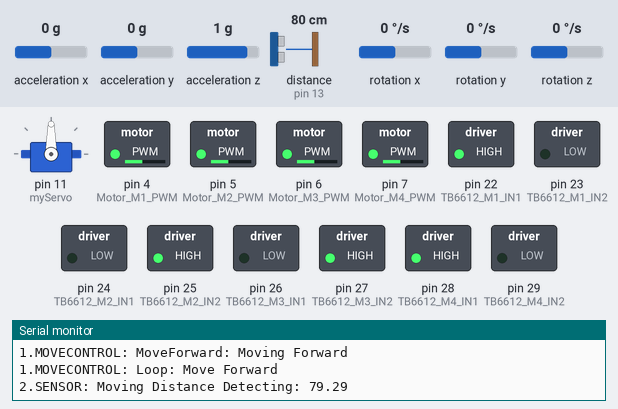
Simulated run of this sketch. Board: Arduino Mega 2560, built with avr-gcc and run on an emulated ATmega2560. On the bench: servo, switched loads named in the sketch (green lamp = pin HIGH), the last lines printed to the serial monitor. Inputs (shaded band) come from the test bench; at power-on: distance to the obstacle (sensor on pin 13) 80 cm, acceleration x 0 g, acceleration y 0 g, acceleration z 1 g, rotation x 0 °/s, rotation y 0 °/s, rotation z 0 °/s. The echo pulse lasts 58.3 µs per cm; pins used as bus, display or sensor lines are not drawn.

Above: at 17.5 s.
17.6 s: distance to the obstacle (sensor on pin 13) set to 23 cm
20.6 s: distance to the obstacle (sensor on pin 13) set to 18 cm
At 24.4 s:
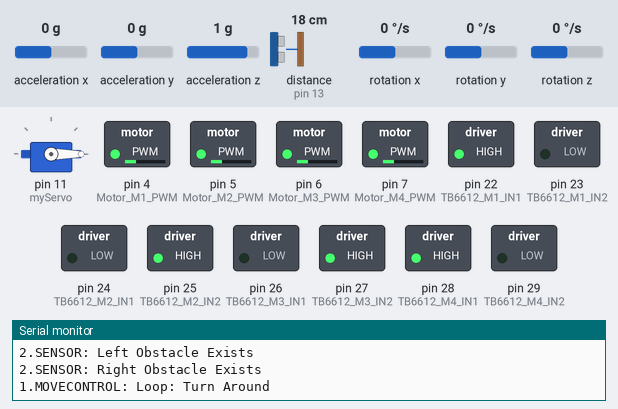
At 26.5 s:
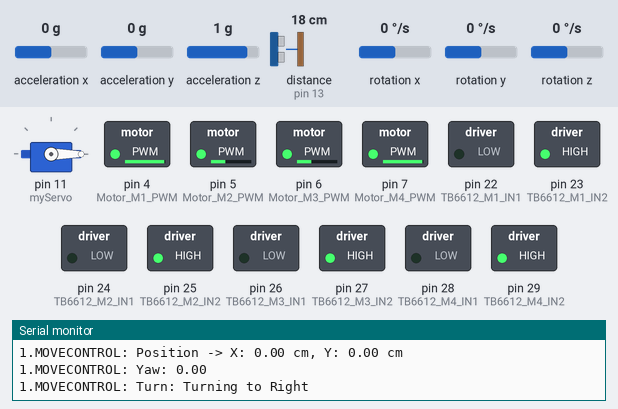
Timing chart, 0 to 28.0 s (numbered marks = the images above; inputs shaded):
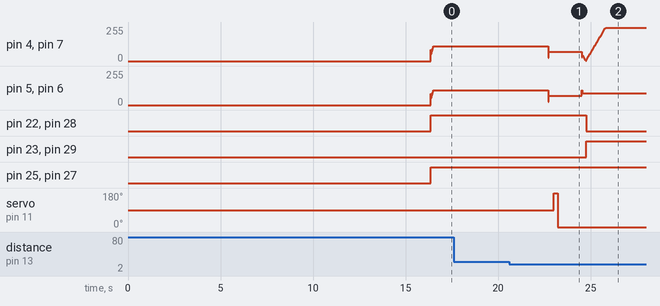

Measured:
- the behaviour switches between 21 and 20 cm on distance to the obstacle (sensor on pin 13) (found by bisection; images 0 and 1)
- after the input at 20.6 s, pin 5 (Motor_M2_PWM), pin 6 (Motor_M3_PWM): 110/255 → 70/255 after 2.1 s, → 90/255 1.8 s later; pin 22 (TB6612_M1_IN1), pin 28 (TB6612_M4_IN1): HIGH → LOW after 4.2 s; pin 23 (TB6612_M1_IN2), pin 29 (TB6612_M4_IN2): LOW → HIGH after 4.2 s; servo on pin 11 (myServo): 90° → 180° after 2.4 s, → 0° 0.23 s later

The sketch:

ultrasonic_slam.ino
```cpp
/*
 * 文件名: Four_Encoder_Motor_PID_Control.ino
 * 功能: 主程序文件，包含setup()和loop()函数
 * 描述:
 *   - 初始化各个模块
 *   - 实现主循环逻辑，包括按钮检测、运动控制和障碍物检测
 *   - 处理定时中断，用于PID计算和电机速度读取
 */

// 包含所需的库文件
#include <MsTimer2.h>
#include <Arduino.h>
#include <Servo.h>
#include <Wire.h>
#include "I2Cdev.h"
#include "MPU6050.h"
#include "motor_control.h"
#include "pid_control.h"
#include "sensors.h"
#include "movement.h"
#include "utils.h"
#include "wifi_comm.h"

void setup() {
    // 初始化电机和PID控制器
    motorInit();
    pidInit();

    // 初始化串口通信
    Serial.begin(115200);
    while (!Serial) delay(10);
    Serial2.begin(460800);

    // 初始化MPU6050和超声波传感器
    mpuInit();
    ultrasonicInit();

    // 初始化WiFi模块
    wifiInit();

    // 设置按钮引脚为输入上拉模式
    pinMode(BUTTON_PIN, INPUT_PULLUP);

    // 初始化舵机位置
    myServo.write(90);
    delay(200);

    // 读取初始磁力计Yaw角
    Serial.println(PREFIX_SYSTEM + "Reading Initial Yaw from Magnetometer...");
    int attempts = 0;
    while (!initialYawSet && attempts < 10) {
        readMagnetometerYaw();
        if (initialYawSet) {
            Serial.print(PREFIX_SYSTEM + "Initial Yaw set to: ");
            Serial.println(initialMagYaw);
            break;
        }
        attempts++;
        delay(10);
    }
    if (!initialYawSet) {
        Serial.println(PREFIX_ERROR + "Failed to Set Initial Yaw. Defaulting to 0.");
        initialMagYaw = 0;
    }

    // 设置定时中断，用于PID计算和电机速度读取
    MsTimer2::set(30, interruptHandler);
    MsTimer2::start();
}

void loop() {
    static bool buttonPressed = true;

    // 检测按钮是否被按下
    if (!buttonPressed) {
        if (digitalRead(BUTTON_PIN) == LOW) {
            buttonPressed = true;
            Serial.println(PREFIX_SYSTEM + "按钮已按下，小车开始运动");
            delay(200);  // 简单的消抖
        } else {
            return;
        }
    }

    // 按钮被按下后的主要逻辑
    if (buttonPressed) {
        if (frontObstacle == 0 && distanceLimit == 0) {
            // 无障碍物且未达到距离限制，继续前进
            moveForward();
            Serial.println(PREFIX_MOVECONTROL + "Loop: Move Forward");
        } else if (distanceLimit == 1) {
            // 达到距离限制，停止并重新扫描
            Serial.println(PREFIX_MOVECONTROL + "Loop: Distance Limit");
            readUltrasonicStand();
            distanceLimit = 0;
            first_call = true;
        } else if (frontObstacle == 1) {
            // 检测到前方障碍物
            Serial.println(PREFIX_MOVECONTROL + "Loop: Obstacle Detected");
            obstacleDetectStand();
            if (leftObstacle == 0) {
                // 左侧无障碍，向左转
                Serial.println(PREFIX_MOVECONTROL + "Loop: Turn Left");
                turn(-90);
            } else if (rightObstacle == 0 && leftObstacle == 1) {
                // 右侧无障碍，向右转
                Serial.println(PREFIX_MOVECONTROL + "Loop: Turn Right");
                turn(90);
            } else if (leftObstacle == 1 && rightObstacle == 1) {
                // 左右都有障碍，掉头
                Serial.println(PREFIX_MOVECONTROL + "Loop: Turn Around");
                turn(180);
            }
            // 转向后重新扫描
            readUltrasonicStand();
            frontObstacle = 0;
            myServo.write(90);
            delay(100);
        }
    }
}

// 中断处理函数，用于PID计算和电机速度读取
void interruptHandler() {
    // 每次都执行PID控制（30ms）
    PID_Cal_Computer_Out();

    Read_Motor_V();

    //wifiHandleCommand();

    timecnt++;
}
```

motor_control.cpp
```cpp
/*
 * 文件名: motor_control.cpp
 * 功能: 电机控制相关函数的实现
 * 描述:
 *   - 实现电机初始化、PWM设置、编码器读取等函数
 *   - 定义与电机控制相关的全局变量
 */

#include "motor_control.h"
#include "utils.h"
#include "pid_control.h"

// 全局变量定义
volatile long motor_M1 = 0, motor_M2 = 0, motor_M3 = 0, motor_M4 = 0;
int motor_M1_dir = 0, motor_M2_dir = 0, motor_M3_dir = 0, motor_M4_dir = 0;
volatile int timecnt = 0;

void motorInit() {
    // 设置编码器引脚为输入
    pinMode(M1_ENCODER_A, INPUT);
    pinMode(M1_ENCODER_B, INPUT);
    pinMode(M2_ENCODER_A, INPUT);
    pinMode(M2_ENCODER_B, INPUT);
    pinMode(M3_ENCODER_A, INPUT);
    pinMode(M3_ENCODER_B, INPUT);
    pinMode(M4_ENCODER_A, INPUT);
    pinMode(M4_ENCODER_B, INPUT);

    // 设置电机控制引脚为输出
    pinMode(TB6612_M1_IN1, OUTPUT);
    pinMode(TB6612_M1_IN2, OUTPUT);
    pinMode(TB6612_M2_IN1, OUTPUT);
    pinMode(TB6612_M2_IN2, OUTPUT);
    pinMode(TB6612_M3_IN1, OUTPUT);
    pinMode(TB6612_M3_IN2, OUTPUT);
    pinMode(TB6612_M4_IN1, OUTPUT);
    pinMode(TB6612_M4_IN2, OUTPUT);

    pinMode(Motor_M1_PWM, OUTPUT);
    pinMode(Motor_M2_PWM, OUTPUT);
    pinMode(Motor_M3_PWM, OUTPUT);
    pinMode(Motor_M4_PWM, OUTPUT);

    // 初始化所有电机控制引脚为低电平
    digitalWrite(TB6612_M1_IN1, LOW);
    digitalWrite(TB6612_M1_IN2, LOW);
    digitalWrite(Motor_M1_PWM, LOW);
    digitalWrite(TB6612_M2_IN1, LOW);
    digitalWrite(TB6612_M2_IN2, LOW);
    digitalWrite(Motor_M2_PWM, LOW);
    digitalWrite(TB6612_M3_IN1, LOW);
    digitalWrite(TB6612_M3_IN2, LOW);
    digitalWrite(Motor_M3_PWM, LOW);
    digitalWrite(TB6612_M4_IN1, LOW);
    digitalWrite(TB6612_M4_IN2, LOW);
    digitalWrite(Motor_M4_PWM, LOW);
}

void Motor_PWM_Set(float M1_PWM, float M2_PWM, float M3_PWM, float M4_PWM) {
    // 设置电机1的正反转及PWM值
    if(M1_PWM > 0) {
        digitalWrite(TB6612_M1_IN1, HIGH);
        digitalWrite(TB6612_M1_IN2, LOW);
        analogWrite(Motor_M1_PWM, M1_PWM);
    } else {
        digitalWrite(TB6612_M1_IN1, LOW);
        digitalWrite(TB6612_M1_IN2, HIGH);
        analogWrite(Motor_M1_PWM, -1 * M1_PWM);
    }

    // 设置电机2的正反转及PWM值
    if(M2_PWM > 0) {
        digitalWrite(TB6612_M2_IN1, LOW);
        digitalWrite(TB6612_M2_IN2, HIGH);
        analogWrite(Motor_M2_PWM, M2_PWM);
    } else {
        digitalWrite(TB6612_M2_IN1, HIGH);
        digitalWrite(TB6612_M2_IN2, LOW);
        analogWrite(Motor_M2_PWM, -1 * M2_PWM);
    }

    // 设置电机3的正反转及PWM值
    if(M3_PWM > 0) {
        digitalWrite(TB6612_M3_IN1, LOW);
        digitalWrite(TB6612_M3_IN2, HIGH);
        analogWrite(Motor_M3_PWM, M3_PWM);
    } else {
        digitalWrite(TB6612_M3_IN1, HIGH);
        digitalWrite(TB6612_M3_IN2, LOW);
        analogWrite(Motor_M3_PWM, -1 * M3_PWM);
    }

    // 设置电机4的正反转及PWM值
    if(M4_PWM > 0) {
        digitalWrite(TB6612_M4_IN1, HIGH);
        digitalWrite(TB6612_M4_IN2, LOW);
        analogWrite(Motor_M4_PWM, M4_PWM);
    } else {
        digitalWrite(TB6612_M4_IN1, LOW);
        digitalWrite(TB6612_M4_IN2, HIGH);
        analogWrite(Motor_M4_PWM, -1 * M4_PWM);
    }
}

// 读取电机1编码器
void Read_motor_M1() {
    motor_M1_dir = digitalRead(M1_ENCODER_B);
    if(motor_M1_dir == 1) {
        motor_M1++;
    } else {
        motor_M1--;
    }
}

// 读取电机2编码器
void Read_motor_M2() {
    motor_M2_dir = digitalRead(M2_ENCODER_B);
    if(motor_M2_dir == 1) {
        motor_M2++;
    } else {
        motor_M2--;
    }
}

// 读取电机3编码器
void Read_motor_M3() {
    motor_M3_dir = digitalRead(M3_ENCODER_B);
    if(motor_M3_dir == 1) {
        motor_M3++;
    } else {
        motor_M3--;
    }
}

// 读取电机4编码器
void Read_motor_M4() {
    motor_M4_dir = digitalRead(M4_ENCODER_B);
    if(motor_M4_dir == 1) {
        motor_M4++;
    } else {
        motor_M4--;
    }
}

// 读取所有电机速度
void Read_Motor_V() {
    static unsigned long lastReadTime = 0;
    static float M1_Speed = 0.0, M2_Speed = 0.0, M3_Speed = 0.0, M4_Speed = 0.0;
    const float speed_k = 0.3;
    unsigned long currentTime = micros(); // 使用micros()获取微秒时间戳

    if (timecnt % 2 == 0) {
        lastReadTime = currentTime;

        // 重置编码器计数
        motor_M1 = 0;
        motor_M2 = 0;
        motor_M3 = 0;
        motor_M4 = 0;

        // 启用中断以读取编码器
        attachInterrupt(digitalPinToInterrupt(M1_ENCODER_A), Read_motor_M1, FALLING);
        attachInterrupt(digitalPinToInterrupt(M2_ENCODER_A), Read_motor_M2, FALLING);
        attachInterrupt(digitalPinToInterrupt(M3_ENCODER_A), Read_motor_M3, FALLING);
        attachInterrupt(digitalPinToInterrupt(M4_ENCODER_A), Read_motor_M4, FALLING);

    } else {
        // 禁用中断
        detachInterrupt(digitalPinToInterrupt(M1_ENCODER_A));
        detachInterrupt(digitalPinToInterrupt(M2_ENCODER_A));
        detachInterrupt(digitalPinToInterrupt(M3_ENCODER_A));
        detachInterrupt(digitalPinToInterrupt(M4_ENCODER_A));

        float deltaTime = (currentTime - lastReadTime) / 1000000.0; // 转换为秒，使用微秒计时

        // 计算每个电机的速度
        float V_M1 = ((motor_M1 / 330.0) * 65.0 * PI) / deltaTime;
        float V_M2 = ((motor_M2 / 330.0) * 65.0 * PI) / deltaTime;
        float V_M3 = ((motor_M3 / 330.0) * 65.0 * PI) / deltaTime;
        float V_M4 = ((motor_M4 / 330.0) * 65.0 * PI) / deltaTime;

        // 获取上一次的速度
        M1_Speed = M1_Motor_PID.feedback;
        M2_Speed = M2_Motor_PID.feedback;
        M3_Speed = M3_Motor_PID.feedback;
        M4_Speed = M4_Motor_PID.feedback;

        // 使用低通滤波器更新速度
        M1_Motor_PID.feedback = (1 - speed_k) * V_M1 + speed_k * M1_Speed;
        M2_Motor_PID.feedback = -1 * (1 - speed_k) * V_M2 + speed_k * M2_Speed;
        M3_Motor_PID.feedback = -1 * (1 - speed_k) * V_M3 + speed_k * M3_Speed;
        M4_Motor_PID.feedback = (1 - speed_k) * V_M4 + speed_k * M4_Speed;

    }
}
```

motor_control.h
```cpp
/*
 * 文件名: motor_control.h
 * 功能: 电机控制相关函数和变量的声明
 * 描述:
 *   - 声明电机初始化、PWM设置、编码器读取等函数
 *   - 声明与电机控制相关的全局变量
 */

#ifndef MOTOR_CONTROL_H
#define MOTOR_CONTROL_H

#include <Arduino.h>

// 函数声明
void motorInit();  // 电机初始化
void Motor_PWM_Set(float M1_PWM, float M2_PWM, float M3_PWM, float M4_PWM);  // 设置电机PWM
void Read_motor_M1();  // 读取电机1编码器
void Read_motor_M2();  // 读取电机2编码器
void Read_motor_M3();  // 读取电机3编码器
void Read_motor_M4();  // 读取电机4编码器
void Read_Motor_V();   // 读取所有电机速度

// 全局变量声明
extern volatile long motor_M1, motor_M2, motor_M3, motor_M4;  // 电机编码器计数
extern volatile bool needToReadMotors;  // 是否需要读取电机速度的标志
extern int motor_M1_dir, motor_M2_dir, motor_M3_dir, motor_M4_dir;  // 电机方向
extern volatile int timecnt;

#endif
```

movement.cpp
```cpp
/*
 * 文件名: movement.cpp
 * 功能: 运动控制相关函数的实现
 * 描述:
 *   - 实现前进、转向、停止等运动控制函数
 *   - 实现障碍物检测和距离限制检测函数
 *   - 定义运动控制相关的全局变量
 */

#include "movement.h"
#include "utils.h"
#include "sensors.h"
#include "pid_control.h"
#include "wifi_comm.h"

// 全局变量定义
int frontObstacle = 0;
int leftObstacle = 0;
int rightObstacle = 0;
int distanceLimit = 0;
bool first_call = true;

void moveForward() {
    static float initial_angle = 0;
    static float initial_displacement_x = 0, initial_displacement_y = 0;

    // 首次调用时初始化初始角度和位置
    if (first_call) {
        initial_angle = yaw;
        initial_displacement_x = x;
        initial_displacement_y = y;
        first_call = false;
    }

    // 计算角度偏移并进行修正
    float angle_offset = yaw - initial_angle;
    float correction = -1 * angle_offset;

    // 设置电机PID输入，加入修正值
    M1_Motor_PID.input = 200 - correction;
    M2_Motor_PID.input = 200 + correction;
    M3_Motor_PID.input = 200 - correction;
    M4_Motor_PID.input = 200 + correction;

    // 检测障碍物和计算运动参数
    obstacleDetectMoving();
    moveCaculate();
    distanceLimitDetect(initial_displacement_x, initial_displacement_y);
    Serial.println(PREFIX_MOVECONTROL + "MoveForward: Moving Forward");
}

void turn(float turnAngle) {
    moveCaculate();
    float startAngle = yaw;
    float targetAngle = startAngle + turnAngle;

    Serial.print(PREFIX_MOVECONTROL + "Turn: Start Angle: ");
    Serial.println(startAngle);
    Serial.print(PREFIX_MOVECONTROL + "Turn: Target Angle: ");
    Serial.println(targetAngle);

    // 持续转向直到达到目标角度
    while (abs(yaw - targetAngle) > 5) {
        if (turnAngle < 0) {
            // 左转
            M1_Motor_PID.input = 100;
            M2_Motor_PID.input = -100;
            M3_Motor_PID.input = -100;
            M4_Motor_PID.input = 100;
            Serial.println(PREFIX_MOVECONTROL + "Turn: Turning to Left");
        } else {
            // 右转
            M1_Motor_PID.input = -100;
            M2_Motor_PID.input = 100;
            M3_Motor_PID.input = 100;
            M4_Motor_PID.input = -100;
            Serial.println(PREFIX_MOVECONTROL + "Turn: Turning to Right");
        }
        moveCaculate();
    }
    stop();
    delay(300);
}

void stop() {
    // 停止所有电机
    M1_Motor_PID.input = 0;
    M2_Motor_PID.input = 0;
    M3_Motor_PID.input = 0;
    M4_Motor_PID.input = 0;
    Serial.println(PREFIX_MOVECONTROL + "Stop: Stopping");
}

void readUltrasonicStand() {
    myServo.write(0);
    stop();
    delay(300);

    String startMarker = "<START>";
    Serial.println(startMarker);
    wifiSendScanData(startMarker);

    // 输出小车位置数据
    String posData = "POS:" + String(x) + "," + String(y) + "," + String(yaw);
    Serial.println(posData);
    wifiSendScanData(posData);

    // 舵机从 0 度到 180 度扫描
    for (int i = 0; i <= 180; i++) {
        myServo.write(i);
        ultrasonicDistance = getDistance(Trig, Echo);
        if (ultrasonicDistance > 70) {
            ultrasonicDistance = 70;
        } else if (ultrasonicDistance < 5) {
            ultrasonicDistance = 0;
        }

        String scanData = "SCAN:" + String(i) + "," + String(ultrasonicDistance);
        Serial.println(scanData);
        wifiSendScanData(scanData);
        delay(30);
    }

    myServo.write(90);
    delay(100);

    String endMarker = "<END>";
    Serial.println(endMarker);
    wifiSendScanData(endMarker);
    Serial.println(PREFIX_SENSOR + "Ultrasonic Stand Scanning Finished");
}

bool obstacleDistanceCheck(float maxDistance) {
    return ultrasonicDistance < maxDistance;
}

void obstacleDetectMoving() {
    ultrasonicDistance = getDistance(Trig, Echo);
    Serial.print(PREFIX_SENSOR + "Moving Distance Detecting: ");
    Serial.println(ultrasonicDistance);
    if(obstacleDistanceCheck(20.0)) {
        frontObstacle = 1;
        Serial.println(PREFIX_SENSOR + "Front Obstacle Detected");
    } else {
        frontObstacle = 0;
    }
}

void obstacleDetectStand() {
    Serial.println(PREFIX_SENSOR + "Stand Detecting");
    stop();
    delay(300);

    // 检测左侧障碍物
    myServo.write(180);
    delay(200);
    ultrasonicDistance = getDistance(Trig, Echo);
    delay(10);

    if (obstacleDistanceCheck(30.0)) {
        leftObstacle = 1;
        Serial.println(PREFIX_SENSOR + "Left Obstacle Exists");
    } else {
        leftObstacle = 0;
    }

    // 检测右侧障碍物
    myServo.write(0);
    delay(200);
    ultrasonicDistance = getDistance(Trig, Echo);
    delay(10);

    if (obstacleDistanceCheck(30.0)) {
        rightObstacle = 1;
        Serial.println(PREFIX_SENSOR + "Right Obstacle Exists");
    } else {
        rightObstacle = 0;
    }
}

void distanceLimitDetect(float initial_displacement_x, float initial_displacement_y) {
    float current_displacement_x = x - initial_displacement_x;
    float current_displacement_y = y - initial_displacement_y;
    float current_distance = sqrt(current_displacement_x * current_displacement_x + current_displacement_y * current_displacement_y);

    Serial.print(PREFIX_MOVECONTROL + "Current Distance: ");
    Serial.println(current_distance);

    if (current_distance >= 70) {
        distanceLimit = 1;
        Serial.println(PREFIX_MOVECONTROL + "Attention! Distance Limit!");
    }
}
```

movement.h
```cpp
/*
 * 文件名: movement.h
 * 功能: 运动控制相关函数和变量的声明
 * 描述:
 *   - 声明前进、转向、停止等运动控制函数
 *   - 声明障碍物检测和距离限制检测函数
 *   - 声明运动控制相关的全局变量
 */

#ifndef MOVEMENT_H
#define MOVEMENT_H

#include <Arduino.h>
#include <Servo.h>
#include "utils.h"

// 添加舵机和超声波相关变量声明
extern Servo myServo;  // 声明舵机对象
extern float ultrasonicDistance;  // 声明超声波距离变量

// 运动控制函数声明
void moveForward();  // 前进
void turn(float turnAngle);  // 转向
void stop();  // 停止

// 障碍物检测和距离限制函数声明
void readUltrasonicStand();  // 静止状态下读取超声波数据
bool obstacleDistanceCheck(float maxDistance);  // 检查是否有障碍物在指定距离内
void obstacleDetectMoving();  // 移动过程中检测障碍物
void obstacleDetectStand();  // 静止状态下检测障碍物
void distanceLimitDetect(float initial_displacement_x, float initial_displacement_y);  // 检测是否达到距离限制

// 全局变量声明
extern int frontObstacle;  // 前方障碍物标志
extern int leftObstacle;   // 左侧障碍物标志
extern int rightObstacle;  // 右侧障碍物标志
extern int distanceLimit;  // 距离限制标志
extern bool first_call;    // 首次调用标志

#endif
```

pid_control.cpp
```cpp
/*
 * 文件名: pid_control.cpp
 * 功能: PID控制相关函数的实现
 * 描述:
 *   - 实现PID初始化、计算等函数
 *   - 定义PID控制相关的全局变量
 */

#include "pid_control.h"
#include "motor_control.h"
#include "utils.h"

PID M1_Motor_PID, M2_Motor_PID, M3_Motor_PID, M4_Motor_PID;

void pidInit() {
    // 初始化电机1的PID参数
    M1_Motor_PID.k_p = 0.2;
    M1_Motor_PID.k_i = 0.07;
    M1_Motor_PID.k_d = 0.225;
    M1_Motor_PID.out_max = 250;
    M1_Motor_PID.out_min = -250;
    M1_Motor_PID.input = 0;
    M1_Motor_PID.err_x_max = 1000;

    // 初始化电机2的PID参数（与电机1相同）
    M2_Motor_PID.k_p = 0.2;
    M2_Motor_PID.k_i = 0.07;
    M2_Motor_PID.k_d = 0.225;
    M2_Motor_PID.out_max = 250;
    M2_Motor_PID.out_min = -250;
    M2_Motor_PID.input = 0;
    M2_Motor_PID.err_x_max = 1000;

    // 初始化电机3的PID参数（与电机1相同）
    M3_Motor_PID.k_p = 0.2;
    M3_Motor_PID.k_i = 0.07;
    M3_Motor_PID.k_d = 0.225;
    M3_Motor_PID.out_max = 250;
    M3_Motor_PID.out_min = -250;
    M3_Motor_PID.input = 0;
    M3_Motor_PID.err_x_max = 1000;

    // 初始化电机4的PID参数（与电机1相同）
    M4_Motor_PID.k_p = 0.2;
    M4_Motor_PID.k_i = 0.07;
    M4_Motor_PID.k_d = 0.225;
    M4_Motor_PID.out_max = 250;
    M4_Motor_PID.out_min = -250;
    M4_Motor_PID.input = 0;
    M4_Motor_PID.err_x_max = 1000;
}

void PID_Cal(PID *pid) {
    float p, i, d;

    // 更新误差
    pid->err_2 = pid->err_1;
    pid->err_1 = pid->input - pid->feedback;

    // 计算PID各项
    p = pid->k_p * pid->err_1;
    i = pid->k_i * pid->err_x;
    d = pid->k_d * (pid->err_1 - pid->err_2);

    // 更新累积误差
    pid->err_x += pid->err_1;

    // 计算输出
    pid->output = p + i + d;

    // 限制输出和累积误差
    if(pid->output > pid->out_max)      pid->output = pid->out_max;
    if(pid->output < pid->out_min)      pid->output = pid->out_min;
    if(pid->err_x > pid->err_x_max)     pid->err_x = pid->err_x_max;
}

void PID_Cal_Computer_Out() {
    // 为每个电机计算PID输出
    PID_Cal(&M1_Motor_PID);
    PID_Cal(&M2_Motor_PID);
    PID_Cal(&M3_Motor_PID);
    PID_Cal(&M4_Motor_PID);

    // 设置电机PWM
    Motor_PWM_Set(M1_Motor_PID.output, M2_Motor_PID.output, M3_Motor_PID.output, M4_Motor_PID.output);

}
```

wifi_comm.cpp
```cpp
/*
 * 文件名: wifi_comm.cpp
 * 功能: WiFi通信相关的函数实现
 * 描述: 实现与WiFi模块的通信功能
 */

#include "wifi_comm.h"
#include "utils.h"

void wifiInit() {
    // 初始化Serial3用于与ESP32通信
    Serial3.begin(115200);
    Serial.println(PREFIX_SYSTEM + "WiFi模块通信初始化完成");
}

void wifiSendScanData(const String& data) {
    // 直接将扫描数据发送到WiFi模块
    Serial3.println(data);
}
```

Source omitted: pid_control.h (817 bytes), sensors.cpp (6218 bytes), sensors.h (903 bytes), utils.cpp (612 bytes), utils.h (1168 bytes), wifi_comm.h (259 bytes)
